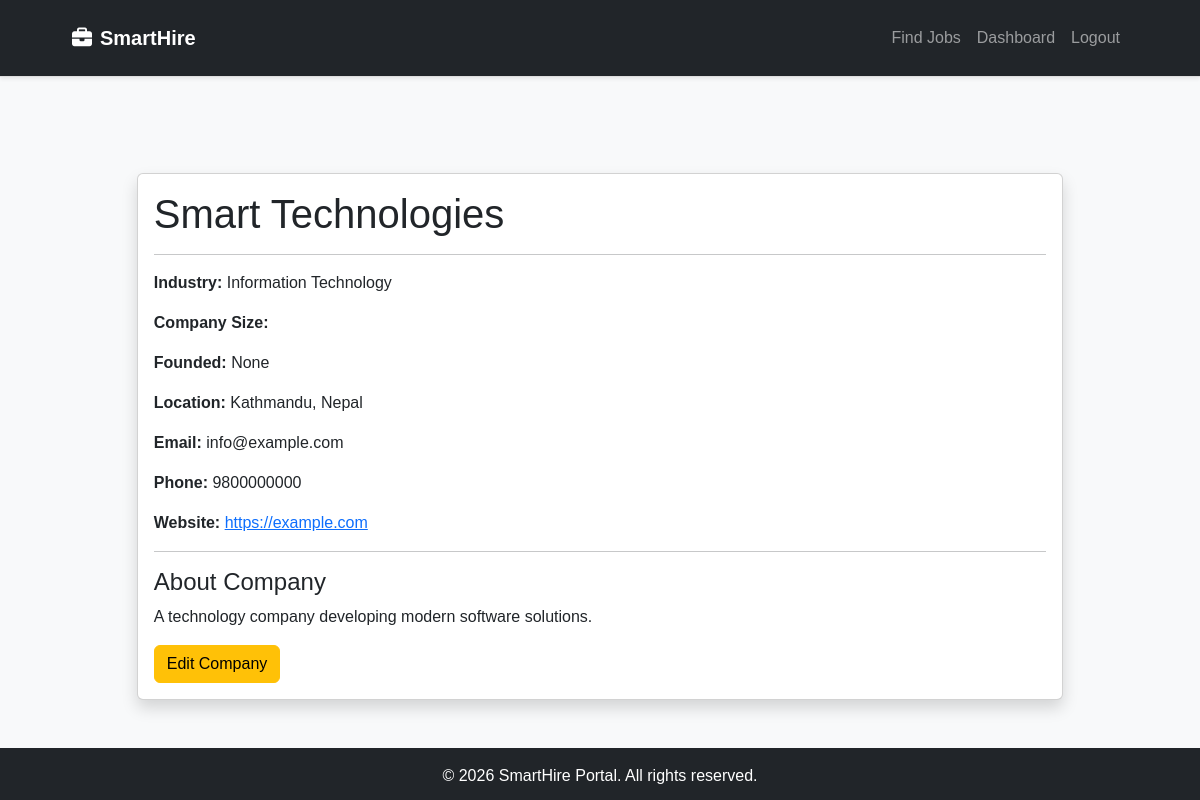
The app's page /companies/profile/ (signed in) with its own data.
### companies/models.py (models this page shows, shortened)
class Company(models.Model):
    recruiter = models.OneToOneField(settings.AUTH_USER_MODEL,
                                     on_delete=models.CASCADE, related_name='company')
    name = models.CharField(max_length=200)
    logo = models.ImageField(upload_to="company_logos/", blank=True, null=True)
    description = models.TextField()
    industry = models.CharField(max_length=200)
    website = models.URLField(blank=True)
    location = models.CharField(max_length=200)
    contact_email = models.EmailField(blank=True)
    contact_phone = models.CharField(max_length=15, blank=True)
    company_size = models.CharField(max_length=50, blank=True)
    founded_year = models.PositiveIntegerField(blank=True, null=True)
    created_at = models.DateField(auto_now_add=True)
    updated_at = models.DateField(auto_now=True)

### companies/views.py (the view)
@login_required
def company_detail(request):
    company = get_object_or_404(Company, recruiter=request.user)
    return render(request, "companies/company_detail.html", {"company": company})

### companies/templates/companies/company_detail.html (shortened to what this page needs)
{% extends "base.html" %} {% block content %}
<div class="container mt-5">
    <div class="card shadow">
        <div class="card-body">
            <h1>{{ company.name }}</h1>
            <hr>
            <p>
                <strong>Industry:</strong> {{ company.industry }}
            </p>
            <p>
                <strong>Company Size:</strong> {{ company.company_size }}
            </p>
            <p>
                <strong>Founded:</strong> {{ company.founded_year }}
            </p>
            <p>
                <strong>Location:</strong> {{ company.location }}
            </p>
            <p>
                <strong>Email:</strong> {{ company.contact_email }}
            </p>
            <p>
                <strong>Phone:</strong> {{ company.contact_phone }}
            </p>
            {% if company.website %}
            <p>
                <strong>Website:</strong>
                <a href="{{ company.website }}" target="_blank">
                        {{ company.website }}
                    </a>
            </p>
            {% endif %}
            <hr>
            <h4>About Company</h4>
            <p>
                {{ company.description }}
            </p>
            <a href="{% url 'company_edit' %}" class="btn btn-warning">
                Edit Company
            </a>
        </div>
    </div>
</div>
{% endblock %}

### templates/base.html (shortened to what this page needs)
{% load static %}
<!DOCTYPE html>
<html lang="en">
<head>
    <link href="https://cdn.jsdelivr.net/npm/bootstrap@5.3.2/dist/css/bootstrap.min.css" rel="stylesheet">
    <link rel="stylesheet" href="https://cdnjs.cloudflare.com/ajax/libs/font-awesome/6.4.0/css/all.min.css">
    <link rel="stylesheet" href="{% static 'css/style.css' %}">
</head>
<body class="bg-light d-flex flex-column min-vh-100">
    <nav class="navbar navbar-expand-lg navbar-dark bg-dark shadow-sm">
        <div class="container">
            <a class="navbar-brand fw-bold" href="{% url 'home' %}">
                <i class="fa-solid fa-briefcase me-2"></i>SmartHire
            </a>
            <div class="collapse navbar-collapse" id="navbarNav">
                <ul class="navbar-nav ms-auto align-items-lg-center">
                    <li class="nav-item">
                        <a class="nav-link" href="{% url 'job_list' %}">Find Jobs</a>
                    </li>
                    {% if user.is_authenticated %}
                        {% if user.role == 'RECRUITER' %}
                            <li class="nav-item">
                                <a class="nav-link" href="{% url 'company_dashboard' %}">Dashboard</a>
                            </li>
                        {% endif %}
                        <li class="nav-item">
                            <a class="nav-link" href="/admin/logout/">Logout</a>
                        </li>
                    {% else %}
                        <li class="nav-item">
                            <a class="nav-link" href="/admin/login/">Login</a>
                        </li>
                    {% endif %}
                </ul>
            </div>
        </div>
    </nav>
    <main class="container my-5 flex-grow-1">
        {% block content %}{% endblock %}
    </main>
    <footer class="bg-dark text-white text-center py-3 mt-auto">
        <div class="container">
            <p class="mb-0">&copy; 2026 SmartHire Portal. All rights reserved.</p>
        </div>
    </footer>
</body>
</html>

### static/css/style.css (style rules this page uses)
* { margin: 0; padding: 0; box-sizing: border-box; }
body { font-family: Arial, sans-serif; background: #f5f7fb; color: #222; }
.container { width: 90%; max-width: 1200px; margin: auto; }
.navbar { background: white; border-bottom: 1px solid #ddd; padding: 18px 0; }
.navbar .container { display: flex; justify-content: space-between; align-items: center; }
footer { background: #111827; color: white; padding: 30px 0; text-align: center; margin-top: 50px; }

### records on screen
Company: name "Smart Technologies", industry "Information Technology", founded_year "None", location "Kathmandu, Nepal", contact_email "info@example.com", contact_phone "9800000000", website "https://example.com", description "A technology company developing modern software solutions."
